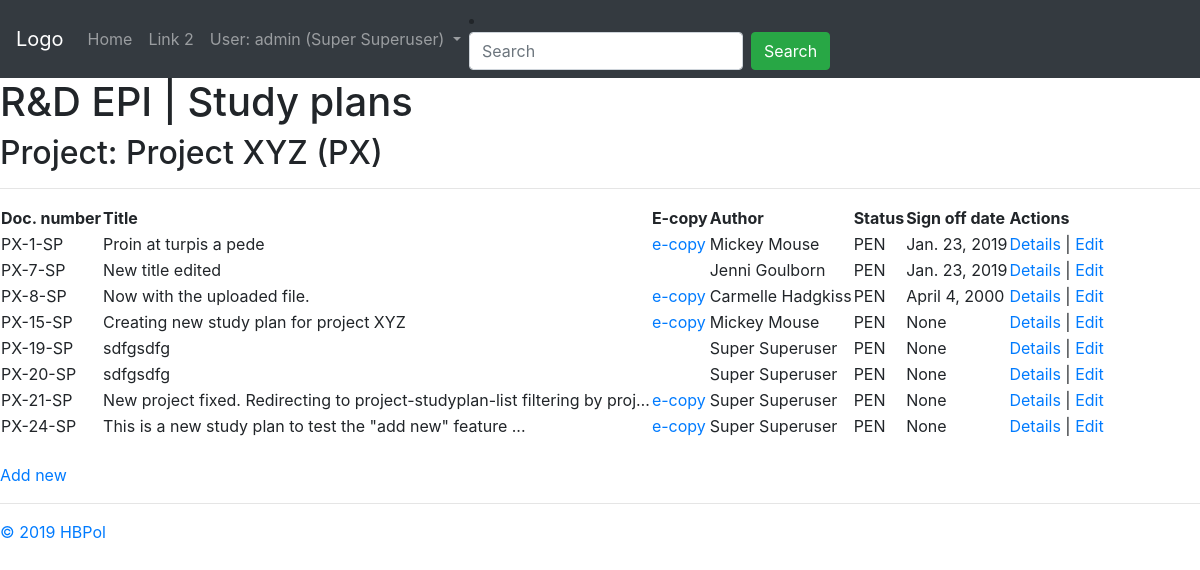
Page /coreapp/project/1/studyplan (signed in) on the committed database.
### coreapp/models.py (models this page shows, shortened)
class User (AbstractUser):
    date_left = models.DateField(null=True, blank=True)
    def __str__(self):
        return self.get_full_name()

class Project(models.Model):
    name = models.CharField("Project name", max_length=128)
    leader = models.ForeignKey(settings.AUTH_USER_MODEL, on_delete=models.SET_NULL, blank=True, null=True, verbose_name="Project leader")
    prefix = models.CharField("Project code", max_length=8)

class Document(models.Model):
    author = models.ForeignKey(settings.AUTH_USER_MODEL, on_delete=models.SET_NULL, blank=True, null=True, verbose_name="Main author")
    project = models.ForeignKey(Project, on_delete=models.SET_NULL, blank=True, null=True, verbose_name="Associated project")
    title = models.TextField("Document title")
    location = models.ForeignKey(Location, on_delete=models.SET_NULL, blank=True, null=True, verbose_name="Hard copy location")
    document_code = models.CharField("Document code (e.g. study plan, report... )", max_length=3, choices=DOCUMENT_CODE, default='OTH')
    efile = models.FileField("Scanned copy", upload_to='uploads/', null=True, blank=True)
    class Meta:
        abstract = True

class StudyPlan(Document):
    status = models.CharField("Document status", max_length=3, choices=DOCUMENT_STATUS, default='PEN')
    document_code = 'SP'
    sign_date = models.DateField("Sign-off date", null=True, blank=True)

### coreapp/views.py (the view)
# urls.py: path('project/<int:id>/studyplan', views.project_studyplan_list, name='project-studyplan-list'),
@login_required
def project_studyplan_list(request, id):
    studyplans = StudyPlan.objects.filter(project_id=id)
    project = Project.objects.get(id=id)
    context = {'studyplans': studyplans, 'project': project, 'page_title': 'R&D EPI | Study plans'}
    return render(request, 'coreapp/project_studyplan_list.html', context)

### coreapp/templates/coreapp/project_studyplan_list.html
{% extends 'coreapp/base_generic.html' %}
{% block content %}
	<h1>{{ page_title }}</h1>
	<h2>Project: {{ project.name }} ({{ project.prefix }})</h2>
	<hr>
	<table>
		<thead>
			<th>Doc. number</th>
			<th>Title</th>
			<th>E-copy</th>
			<th>Author</th>
			<th>Status</th>
			<th>Sign off date</th>
			<th>Actions</th>
		</thead>
		{% for studyplan in studyplans %}
		<tr>
			<td>{{ studyplan.project.prefix }}-{{ studyplan.id }}-{{ studyplan.document_code }}</td>
			<td>{{ studyplan.title|truncatechars:75 }}</td>
			<td>
			{% if studyplan.efile %}
				<a href="{{ MEDIA_URL }}{{ studyplan.efile }}">e-copy</a>
			{% endif %}
			</td>
			<td>{{ studyplan.author }}</td>
			<td>{{ studyplan.status }}</td>
			<td>{{ studyplan.sign_date }}</td>
			<td><a href="{% url 'studyplan-detail' studyplan.id %}">Details</a> | <a href="{% url 'studyplan-edit' studyplan.id %}">Edit</a></td>
		</tr>
		{% endfor %}
	</table>
	<br>
	<a href="{% url 'studyplan-create' %}">Add new</a>
{% endblock %}

### coreapp/templates/coreapp/base_generic.html (shortened to what this page needs)
<!DOCTYPE html>
<html>
<head>
	<link rel="stylesheet" href="https://stackpath.bootstrapcdn.com/bootstrap/4.3.1/css/bootstrap.min.css">
</head>
<body>
	<nav class="navbar navbar-expand-sm bg-dark navbar-dark">
		<a class="navbar-brand" href="#">Logo</a>
		<ul class="navbar-nav">
			<li class="nav-item">
				<a class="nav-link" href="{% url 'home' %}">Home</a>
			</li>
			<li class="nav-item">
				<a class="nav-link" href="#">Link 2</a>
			</li>
			<li class="nav-item dropdown">
			<a class="nav-link dropdown-toggle" href="#" id="navbardrop" data-toggle="dropdown">
				{% if user.is_authenticated %}
					User: {{ user.username }} ({{ user }})
				{% endif %}
			</a>
			</li>
		</ul>
		<li class="nav-item">
			<form class="form-inline" action="">
				<input class="form-control mr-sm-2" type="text" placeholder="Search">
				<button class="btn btn-success" type="submit">Search</button>
			</form>
		</li>
	</nav>
	{% block content %}
	{% endblock %}
	{% block footer %}
	<hr>
	<a href="https://github.com/HBPol">&copy; 2019 HBPol</a>
	{% endblock %}
</body>
</html>

### rows in the picture
User: username "admin", first_name+last_name "Super Superuser"
Project: name "Project XYZ", prefix "PX"
StudyPlan: project.prefix "PX", id "1", document_code "SP", title "Proin at turpis a pede", author "Mickey Mouse", status "PEN", sign_date "Jan. 23, 2019"
StudyPlan: project.prefix "PX", id "7", document_code "SP", title "New title edited", author "Jenni Goulborn", status "PEN", sign_date "Jan. 23, 2019"
StudyPlan: project.prefix "PX", id "8", document_code "SP", title "Now with the uploaded file.", author "Carmelle Hadgkiss", status "PEN", sign_date "April 4, 2000"
StudyPlan: project.prefix "PX", id "15", document_code "SP", title "Creating new study plan for project XYZ", author "Mickey Mouse", status "PEN", sign_date "None"
StudyPlan: project.prefix "PX", id "19", document_code "SP", title "sdfgsdfg", author "Super Superuser", status "PEN", sign_date "None"
StudyPlan: project.prefix "PX", id "20", document_code "SP", title "sdfgsdfg", author "Super Superuser", status "PEN", sign_date "None"
StudyPlan: project.prefix "PX", id "21", document_code "SP", title "New project fixed. Redirecting to project-studyplan-list filtering by proj…", author "Super Superuser", status "PEN", sign_date "None"
StudyPlan: project.prefix "PX", id "24", document_code "SP", title "This is a new study plan to test the \"add new\" feature ...", author "Super Superuser", status "PEN", sign_date "None"

### other values in the picture
{{ page_title }} "R&D EPI | Study plans"
